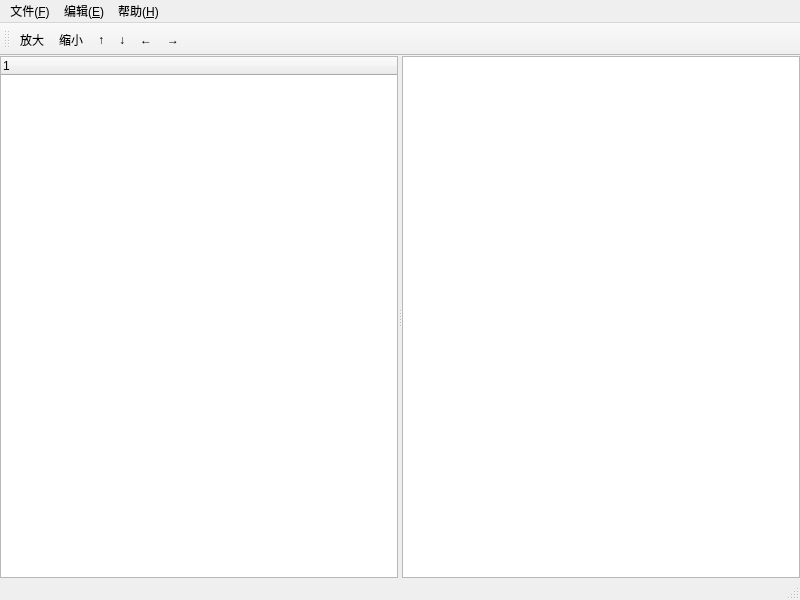
<?xml version="1.0" encoding="UTF-8"?>
<ui version="4.0">
 <class>MainWindow</class>
 <widget class="QMainWindow" name="MainWindow">
  <property name="geometry">
   <rect>
    <x>0</x>
    <y>0</y>
    <width>800</width>
    <height>600</height>
   </rect>
  </property>
  <property name="windowTitle">
   <string>海天鹰地图</string>
  </property>
  <property name="windowIcon">
   <iconset resource="res.qrc">
    <normaloff>:/HTYMap.png</normaloff>:/HTYMap.png</iconset>
  </property>
  <widget class="QWidget" name="centralWidget">
   <layout class="QVBoxLayout" name="verticalLayout">
    <property name="spacing">
     <number>0</number>
    </property>
    <property name="leftMargin">
     <number>0</number>
    </property>
    <property name="topMargin">
     <number>0</number>
    </property>
    <property name="rightMargin">
     <number>0</number>
    </property>
    <property name="bottomMargin">
     <number>0</number>
    </property>
    <item>
     <widget class="QSplitter" name="splitter">
      <property name="orientation">
       <enum>Qt::Horizontal</enum>
      </property>
      <widget class="QTreeWidget" name="treeWidget">
       <property name="selectionMode">
        <enum>QAbstractItemView::ContiguousSelection</enum>
       </property>
       <column>
        <property name="text">
         <string notr="true">1</string>
        </property>
       </column>
      </widget>
      <widget class="QGraphicsView" name="graphicsView">
       <property name="alignment">
        <set>Qt::AlignLeading|Qt::AlignLeft|Qt::AlignTop</set>
       </property>
      </widget>
     </widget>
    </item>
   </layout>
  </widget>
  <widget class="QMenuBar" name="menuBar">
   <property name="geometry">
    <rect>
     <x>0</x>
     <y>0</y>
     <width>800</width>
     <height>36</height>
    </rect>
   </property>
   <widget class="QMenu" name="menu">
    <property name="title">
     <string>文件(&amp;F)</string>
    </property>
    <addaction name="action_new_project"/>
    <addaction name="action_open_project"/>
    <addaction name="action_save_project"/>
    <addaction name="action_save_image"/>
    <addaction name="action_import"/>
    <addaction name="action_quit"/>
   </widget>
   <widget class="QMenu" name="menu_2">
    <property name="title">
     <string>帮助(&amp;H)</string>
    </property>
    <addaction name="separator"/>
    <addaction name="action_Qt"/>
    <addaction name="action_about"/>
   </widget>
   <widget class="QMenu" name="menu_E">
    <property name="title">
     <string>编辑(&amp;E)</string>
    </property>
    <addaction name="action_selectAll"/>
   </widget>
   <addaction name="menu"/>
   <addaction name="menu_E"/>
   <addaction name="menu_2"/>
  </widget>
  <widget class="QToolBar" name="mainToolBar">
   <attribute name="toolBarArea">
    <enum>TopToolBarArea</enum>
   </attribute>
   <attribute name="toolBarBreak">
    <bool>false</bool>
   </attribute>
   <addaction name="action_zoomin"/>
   <addaction name="action_zoomout"/>
   <addaction name="action_moveUp"/>
   <addaction name="action_moveDown"/>
   <addaction name="action_moveLeft"/>
   <addaction name="action_moveRight"/>
  </widget>
  <widget class="QStatusBar" name="statusBar"/>
  <action name="action_open_project">
   <property name="icon">
    <iconset theme="document-open">
     <normaloff>.</normaloff>.</iconset>
   </property>
   <property name="text">
    <string>打开工程</string>
   </property>
   <property name="shortcut">
    <string>Ctrl+O</string>
   </property>
  </action>
  <action name="action_import">
   <property name="icon">
    <iconset theme="import">
     <normaloff>.</normaloff>.</iconset>
   </property>
   <property name="text">
    <string>导入轨迹</string>
   </property>
   <property name="shortcut">
    <string>Ctrl+I</string>
   </property>
  </action>
  <action name="action_quit">
   <property name="icon">
    <iconset theme="application-exit">
     <normaloff>.</normaloff>.</iconset>
   </property>
   <property name="text">
    <string>退出</string>
   </property>
   <property name="shortcut">
    <string>Ctrl+Q</string>
   </property>
  </action>
  <action name="action_Qt">
   <property name="icon">
    <iconset theme="qt">
     <normaloff>.</normaloff>.</iconset>
   </property>
   <property name="text">
    <string>关于Qt</string>
   </property>
  </action>
  <action name="action_about">
   <property name="icon">
    <iconset theme="help-about">
     <normaloff>.</normaloff>.</iconset>
   </property>
   <property name="text">
    <string>关于</string>
   </property>
   <property name="shortcut">
    <string>F1</string>
   </property>
  </action>
  <action name="action_save_project">
   <property name="icon">
    <iconset theme="document-save">
     <normaloff>.</normaloff>.</iconset>
   </property>
   <property name="text">
    <string>保存工程</string>
   </property>
   <property name="shortcut">
    <string>Ctrl+S</string>
   </property>
  </action>
  <action name="action_new_project">
   <property name="icon">
    <iconset theme="document-new">
     <normaloff>.</normaloff>.</iconset>
   </property>
   <property name="text">
    <string>新建工程</string>
   </property>
  </action>
  <action name="action_zoomin">
   <property name="icon">
    <iconset theme="zoom-in">
     <normaloff>.</normaloff>.</iconset>
   </property>
   <property name="text">
    <string>放大</string>
   </property>
   <property name="shortcut">
    <string>+</string>
   </property>
  </action>
  <action name="action_zoomout">
   <property name="icon">
    <iconset theme="zoom-out">
     <normaloff>.</normaloff>.</iconset>
   </property>
   <property name="text">
    <string>缩小</string>
   </property>
   <property name="shortcut">
    <string>-</string>
   </property>
  </action>
  <action name="action_selectAll">
   <property name="text">
    <string>全选</string>
   </property>
   <property name="shortcut">
    <string>Ctrl+A</string>
   </property>
  </action>
  <action name="action_colorBorder">
   <property name="text">
    <string>□</string>
   </property>
  </action>
  <action name="action_moveUp">
   <property name="text">
    <string>↑ </string>
   </property>
   <property name="shortcut">
    <string>Up</string>
   </property>
  </action>
  <action name="action_moveDown">
   <property name="text">
    <string>↓</string>
   </property>
   <property name="shortcut">
    <string>Down</string>
   </property>
  </action>
  <action name="action_moveLeft">
   <property name="text">
    <string>←</string>
   </property>
   <property name="shortcut">
    <string>Left</string>
   </property>
  </action>
  <action name="action_moveRight">
   <property name="text">
    <string>→</string>
   </property>
   <property name="shortcut">
    <string>Right</string>
   </property>
  </action>
  <action name="action_save_image">
   <property name="icon">
    <iconset theme="image">
     <normaloff>.</normaloff>.</iconset>
   </property>
   <property name="text">
    <string>保存图像</string>
   </property>
  </action>
 </widget>
 <layoutdefault spacing="6" margin="11"/>
 <resources>
  <include location="res.qrc"/>
 </resources>
 <connections/>
</ui>
